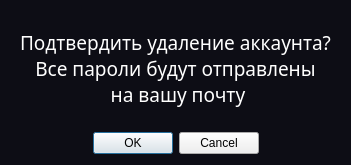
<?xml version="1.0" encoding="UTF-8"?>
<ui version="4.0">
 <class>Dialog</class>
 <widget class="QDialog" name="Dialog">
  <property name="geometry">
   <rect>
    <x>0</x>
    <y>0</y>
    <width>351</width>
    <height>165</height>
   </rect>
  </property>
  <property name="minimumSize">
   <size>
    <width>351</width>
    <height>165</height>
   </size>
  </property>
  <property name="maximumSize">
   <size>
    <width>351</width>
    <height>165</height>
   </size>
  </property>
  <property name="windowTitle">
   <string>Confirm</string>
  </property>
  <property name="styleSheet">
   <string notr="true">QDialog{
background-color: #0D0D15;
}

QLabel{
color: white;
}

QDialogButtonBox {
color: #173B49;
}</string>
  </property>
  <layout class="QVBoxLayout" name="verticalLayout">
   <item>
    <widget class="QLabel" name="label">
     <property name="font">
      <font>
       <family>Segoe UI Semilight</family>
       <pointsize>14</pointsize>
      </font>
     </property>
     <property name="text">
      <string>Подтвердить удаление аккаунта?
Все пароли будут отправлены
 на вашу почту</string>
     </property>
     <property name="alignment">
      <set>Qt::AlignCenter</set>
     </property>
    </widget>
   </item>
   <item>
    <widget class="QDialogButtonBox" name="buttonBox">
     <property name="orientation">
      <enum>Qt::Horizontal</enum>
     </property>
     <property name="standardButtons">
      <set>QDialogButtonBox::Cancel|QDialogButtonBox::Ok</set>
     </property>
     <property name="centerButtons">
      <bool>true</bool>
     </property>
    </widget>
   </item>
  </layout>
 </widget>
 <resources>
  <include location="../icon.qrc"/>
 </resources>
 <connections>
  <connection>
   <sender>buttonBox</sender>
   <signal>rejected()</signal>
   <receiver>Dialog</receiver>
   <slot>reject()</slot>
   <hints>
    <hint type="sourcelabel">
     <x>316</x>
     <y>260</y>
    </hint>
    <hint type="destinationlabel">
     <x>286</x>
     <y>274</y>
    </hint>
   </hints>
  </connection>
  <connection>
   <sender>buttonBox</sender>
   <signal>accepted()</signal>
   <receiver>Dialog</receiver>
   <slot>accept()</slot>
   <hints>
    <hint type="sourcelabel">
     <x>248</x>
     <y>254</y>
    </hint>
    <hint type="destinationlabel">
     <x>157</x>
     <y>274</y>
    </hint>
   </hints>
  </connection>
 </connections>
</ui>
